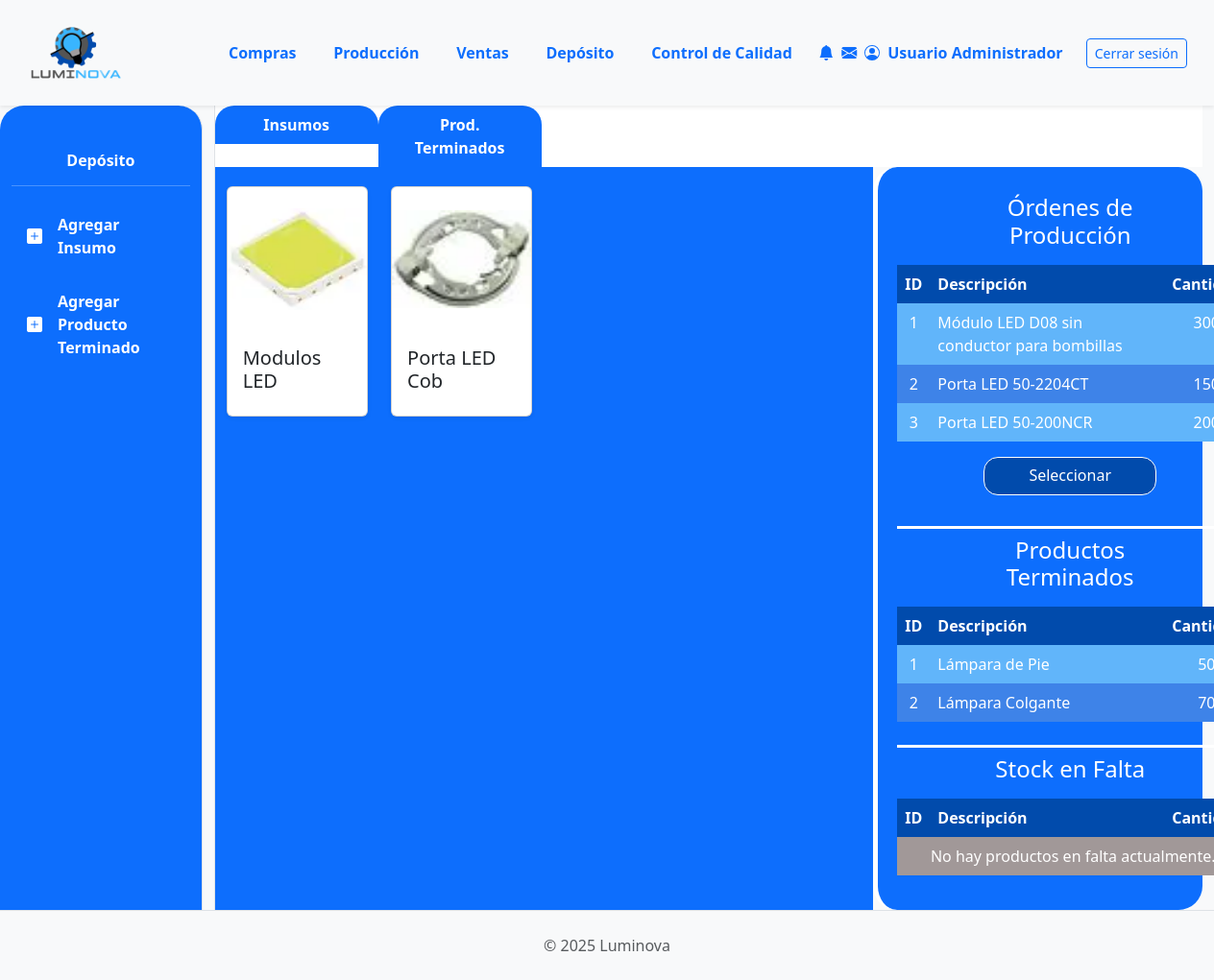
The page /deposito/ on the database its author committed.
### App_LUMINOVA/models.py (models this page shows, shortened)
class CategoriaInsumo(models.Model):
    nombre = models.CharField(max_length=50, unique=True)
    imagen = models.ImageField(upload_to='categorias_insumos/', null=True, blank=True)
    class Meta:
        verbose_name = "Categoría de Insumo"
        verbose_name_plural = "Categorías de Insumos"

### App_LUMINOVA/views.py (the view)
# urls.py: path("deposito/", deposito, name="deposito"),
def deposito(req):
    categorias_I = CategoriaInsumo.objects.all()
    categorias_PT = CategoriaProductoTerminado.objects.all()
    insumos = Insumo.objects.all()
    productos_terminados = ProductoTerminado.objects.all()
    return render(req, 'deposito.html', {
    'categorias_I': categorias_I,
    'categorias_PT': categorias_PT,
    'insumos': insumos,
    'productos_terminados': productos_terminados
})

### App_LUMINOVA/templates/deposito.html (shortened to what this page needs)
{% extends 'padre.html' %}
{% load static %}
{% block sidebar_content %}
    <nav id="sidebarMenu" class="col-md-3 col-lg-2 d-md-block bg-primary sidebar collapse border-end full-height" style="border-top-left-radius: 25px; border-top-right-radius: 25px;">
        <div class="position-sticky pt-4">
            <h6 class="sidebar-heading d-flex justify-content-center align-items-center px-3 mt-4 mb-1 text-white fw-bold">
                <a href="{% url 'App_LUMINOVA:deposito' %}"><span style="color: white;">Depósito</span></a>
            </h6>
            <hr class="text-white">
            <ul class="nav flex-column">
                <li class="nav-item">
                    <a class="nav-link text-white fw-bold custom-active-button d-flex align-items-center" href="{% url 'App_LUMINOVA:insumo_create' %}">
                        <i class="bi bi-plus-square-fill me-2"></i> <span class="ms-2">Agregar Insumo</span>
                    </a>
                </li>
                <li class="nav-item mt-2">
                    <a class="nav-link text-white fw-bold custom-active-button d-flex align-items-center" href="{% url 'App_LUMINOVA:producto_terminado_create' %}">
                        <i class="bi bi-plus-square-fill me-2"></i> <span class="ms-2">Agregar Producto Terminado</span>
                    </a>
                </li>
            </ul>
        </div>
    </nav>
{% endblock %}
{% block content %}
    <div class="row mx-auto border-start">
        <ul class="nav justify-content-start flex-wrap" style="background-color: white;">
            <li class="nav-item">
                <button id="insumos-tab" onclick="mostrarInsumos()" class="nav-link active bg-primary text-white" style="width: 170px; border-top-left-radius: 20px; border-top-right-radius: 20px; font-weight: bold;" aria-current="page">Insumos</button>
            </li>
            <li class="nav-item">
                <button id="productos-tab" onclick="mostrarProductos()" class="nav-link bg-primary text-white" style="width: 170px; border-top-left-radius: 20px; border-top-right-radius: 20px; font-weight: bold;">Prod. Terminados</button>
            </li>
        </ul>
        <div class="col-md-8 bg-primary" style="padding-top: 20px; padding-bottom: 20px;">
            <div id="insumos-content" class="row row-cols-1 row-cols-sm-2 row-cols-md-3 row-cols-lg-4 g-4">
                {% for categoria in categorias_I %}
                    {% if categoria %}
                        <div class="col">
                            <div class="card shadow-sm">
                                <a href="{% url 'App_LUMINOVA:categoria_i_detail' categoria.id %}" class="text-decoration-none text-dark">
                                    <img src="{{categoria.imagen.url}}" class="card-img-top object-fit-contain" alt="Modulo LED" style="height: 150px;">
                                    <div class="card-body">
                                        <h5 class="card-title">{{categoria.nombre}}</h5>
                                    </div>
                                </a>
                            </div>
                        </div>
                    {% endif %}
                {% endfor %}
            </div>
        </div>
        <div class="col-md-4 bg-primary border-start border-5 border-white" style="margin-left: 0px; padding: 20px; border-radius: 25px;">
            <table class="table table-borderless text-white">
                <thead>
                    <tr>
                        <th colspan="3" class="bg-primary text-white text-center" style="padding-left: 90px;"> <h4>Órdenes de Producción</h4></th>
                    </tr>
                </thead>
                <tbody class="bg-white text-dark">
                    <tr>
                        <th colspan="2" class="text-white" style="background-color: #014BAC;">ID</th>
                        <th colspan="2" class="text-white" style="background-color: #014BAC;">Descripción</th>
                        <th colspan="2" class="text-white" style="background-color: #014BAC;">Cantidad</th>
                    </tr>
                    <tr>
                        <td colspan="2" class="text-white text-center" style="background-color: #61B5FA;">1</td>
                        <td colspan="2" class="text-white" style="background-color: #61B5FA;">Módulo LED D08 sin conductor para bombillas</td>
                        <td colspan="2" class="text-white text-center" style="background-color: #61B5FA;"><span>300</span></td>
                    </tr>
                    <tr>
                        <td colspan="2" class="text-white text-center" style="background-color: #3E83E8;">2</td>
                        <td colspan="2" class="text-white" style="background-color: #3E83E8;">Porta LED 50-2204CT</td>
                        <td colspan="2" class="text-white text-center" style="background-color: #3E83E8;"><span>150</span></td>
                    </tr>
                    <tr>
                        <td colspan="2" class="text-white text-center" style="background-color: #61B5FA;">3</td>
                        <td colspan="2" class="text-white" style="background-color: #61B5FA;">Porta LED 50-200NCR</td>
                        <td colspan="2" class="text-white text-center" style="background-color: #61B5FA;"><span>200</span></td>
                    </tr>
                    <tr>
                        <td colspan="3" class="bg-primary text-center pt-3" style="padding-left: 90px;">
                            <a class="btn border-white text-primary text-white" style="background-color: #014BAC; width: 180px; height: 40px; border-radius: 15px;" href="{% url 'App_LUMINOVA:depo_seleccion' %}">Seleccionar</a>
                        </td>
                    </tr>
                </tbody>
                <thead>
                    <tr style="border-bottom: 3px solid white;">
                        <td colspan="3" class="bg-primary text-center pt-3"></td>
                    </tr>
                    <tr>
                        <th colspan="3" class="bg-primary text-white text-center" style="padding-left: 90px;"> <h4>Productos Terminados</h4></th>
                    </tr>
                </thead>
                <tbody class="bg-white text-dark">
                    <tr>
                        <th colspan="2" class="text-white" style="background-color: #014BAC;" >ID</th>
                        <th colspan="2" class="text-white" style="background-color: #014BAC;">Descripción</th>
                        <th colspan="2" class="text-white" style="background-color: #014BAC;">Cantidad</th>
                    </tr>
                    <tr>
                        <td colspan="2" class="text-white text-center" style="background-color: #61B5FA;">1</td>
                        <td colspan="2" class="text-white" style="background-color: #61B5FA;">Lámpara de Pie</td>
                        <td colspan="2" class="text-white text-center" style="background-color: #61B5FA;"><span>50</span></td>
                    </tr>
                    <tr>
                        <td colspan="2" class="text-white text-center" style="background-color: #3E83E8;">2</td>
                        <td colspan="2" class="text-white" style="background-color: #3E83E8;">Lámpara Colgante</td>
                        <td colspan="2" class="text-white text-center" style="background-color: #3E83E8;"><span>70</span></td>
                    </tr>
                </tbody>
                <thead>
                    <tr style="border-bottom: 3px solid white;">
                        <td colspan="3" class="bg-primary text-center pt-3"></td>
                    </tr>
                    <tr>
                        <th colspan="3" class="bg-primary text-white text-center" style="padding-left: 90px;"><h4>Stock en Falta</h4></th>
                    </tr>
                </thead>
                <tbody class="bg-white text-dark">
                    <tr>
                        <th colspan="2" class="text-white" style="background-color: #014BAC;">ID</th>
                        <th colspan="2" class="text-white" style="background-color: #014BAC;">Descripción</th>
                        <th colspan="2" class="text-white" style="background-color: #014BAC;">Cantidad</th>
                    </tr>
                    <tr>
                        <td colspan="8" class="text-white text-center" style="background-color: #A19898;">No hay productos en falta actualmente.</td>
                    </tr>
                </tbody>
            </table>
        </div>
    </div>
{% endblock %}

### App_LUMINOVA/static/css/custom.css (style rules this page uses)
.sidebar .nav-link.custom-active-button { display: block; padding: 0.5rem 1rem; margin: 0.25rem 0; border-radius: 25px; }
.sidebar .nav-link i { margin-right: 0.5rem; }
.card { display: flex; flex-direction: column; height: 100%; }
.card-body { flex-grow: 1; display: flex; flex-direction: column; justify-content: space-between; }

### rows shown on the page
CategoriaInsumo: imagen (picture), nombre "Modulos LED"
CategoriaInsumo: imagen (picture), nombre "Porta LED Cob"
